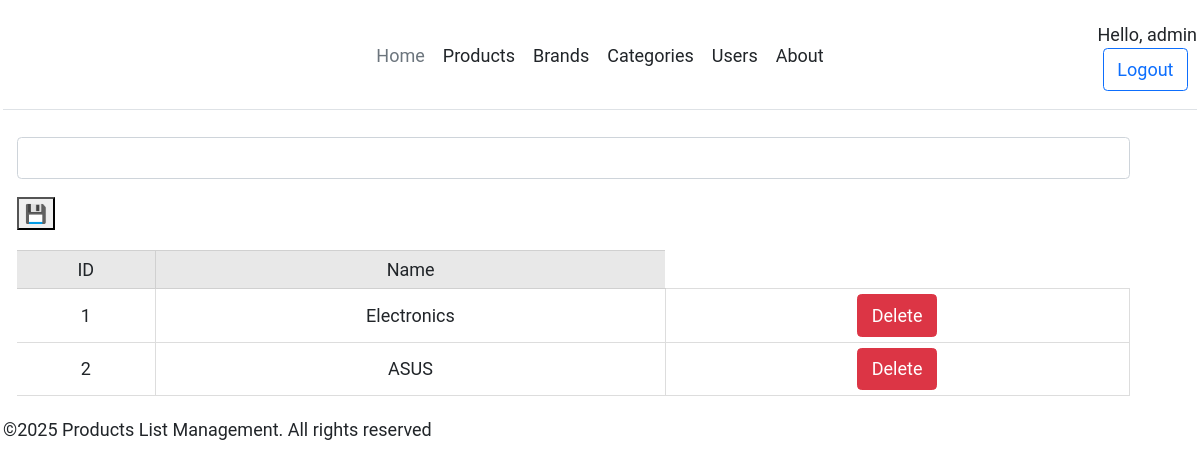
Screenshot of /brands/ (signed in) with the database file from the repository.
### apps/core/models/brand.py (models this page shows, shortened)
class Brand(models.Model):
    name = models.CharField(max_length=60)

### apps/core/views.py (the view)
# urls.py: path('brands/', brands, name='brands'),
def brands(request):
    if request.method == 'POST':
        name = request.POST.get('name')
        Brand.objects.create(
            name=name
        )
        return redirect('core:brands')
    brand_list = Brand.objects.all()
    brand_form = BrandForm()
    context = {
        'brands': brand_list,
        'brand_form': brand_form,
        'user_role': request.user.groups.all()[0].name
    }
    return render(request, 'core/pages/brands.html', context)

### apps/core/forms.py
class BrandForm(forms.ModelForm):
    class Meta:
        model = Brand
        fields = '__all__'
        widgets = {
            'name': forms.TextInput(attrs={
                'class': 'form-control',
                'required': True
            })
        }

### apps/core/templates/core/pages/brands.html (shortened to what this page needs)
{% extends "base.html" %}
{% block content %}
<div class="container">
    <form action="{% url 'core:brands' %}" method="post" class="form-flex">
        {% for field in brand_form %}
        <div class="mb-3">
            {{ field }}
        </div>
        {% endfor %}
        <button type="submit">💾</button>
    </form>
</div>
<div class="container">
    <table class="form-container">
        <thead>
            <tr>
                <th>ID</th>
                <th>Name</th>
            </tr>
        </thead>
        <tbody>
            {% for brand in brands %}
            <tr>
                <td>{{ brand.id }}</td>
                <td>{{ brand.name }}</td>
                {% if user_role == 'admin' %}
                <td>
                    <a href="{% url 'core:brand-delete' brand.id %}" class="btn btn-danger">Delete</a>
                </td>
                {% endif %}
            </tr>
            {% endfor %}
        </tbody>
    </table>
</div>
{% endblock  %}

### apps/core/templates/core/includes/header.html (shortened to what this page needs)
<header class="d-flex flex-wrap align-items-center justify-content-center justify-content-md-between py-3 mb-4 border-bottom">
      <a href="/" class="d-flex align-items-center col-md-3 mb-2 mb-md-0 text-dark text-decoration-none">
        <svg class="bi me-2" width="40" height="32" role="img" aria-label="Bootstrap"><use xlink:href="#bootstrap"></use></svg>
      </a>
      <ul class="nav col-12 col-md-auto mb-2 justify-content-center mb-md-0">
        <li><a href="{% url 'core:welcome' %}" class="nav-link px-2 link-secondary">Home</a></li>
        <li><a href="{% url 'core:products' %}" class="nav-link px-2 link-dark">Products</a></li>
        <li><a href="{% url 'core:brands' %}" class="nav-link px-2 link-dark">Brands</a></li>
        <li><a href="{% url 'core:categories' %}" class="nav-link px-2 link-dark">Categories</a></li>
        <li><a href="{% url 'users:user-list' %}" class="nav-link px-2 link-dark">Users</a></li>
        <li><a href="{% url 'core:about' %}" class="nav-link px-2 link-dark">About</a></li>
      </ul>
      <div class="col-md-3 text-end">
          {% if request.user.is_authenticated %}
          <span>Hello, {{ request.user }}</span>
          <form action="{% url 'users:logout' %}" method="post">
            <button type="submit" class="btn btn-outline-primary me-2">Logout</button>
          </form>
          {% else %}
          <a href="{% url 'users:login' %}" class="btn btn-outline-primary me-2">Login</a>
          <a href="{% url 'users:sign-up' %}" class="btn btn-primary">Sign-up</a>
          {% endif %}
      </div>
</header>

### static/styles.css (style rules this page uses)
* { font-family: Roboto, serif; font-size: 18px; }
body { padding: 3px; }
.container { margin: 20px 0px; }
table { width: 100%; border-collapse: collapse; font-size: small; text-align: center; margin-top: 20px; }
table th { font-weight: 400; padding: 5px; background: #e8e8e8; border: 1px solid #d0d0d0; }
table td { border: 1px solid #ddd; padding: 5px; }
table tr td:first-child, table tr th:first-child { border-left: none; }
table tr td:first-child, table tr th:last-child { border-right: none; }

### rows the page displays
Brand: id "1", name "Electronics"
Brand: id "2", name "ASUS"

### other values shown
{{ request.user }} "admin"
